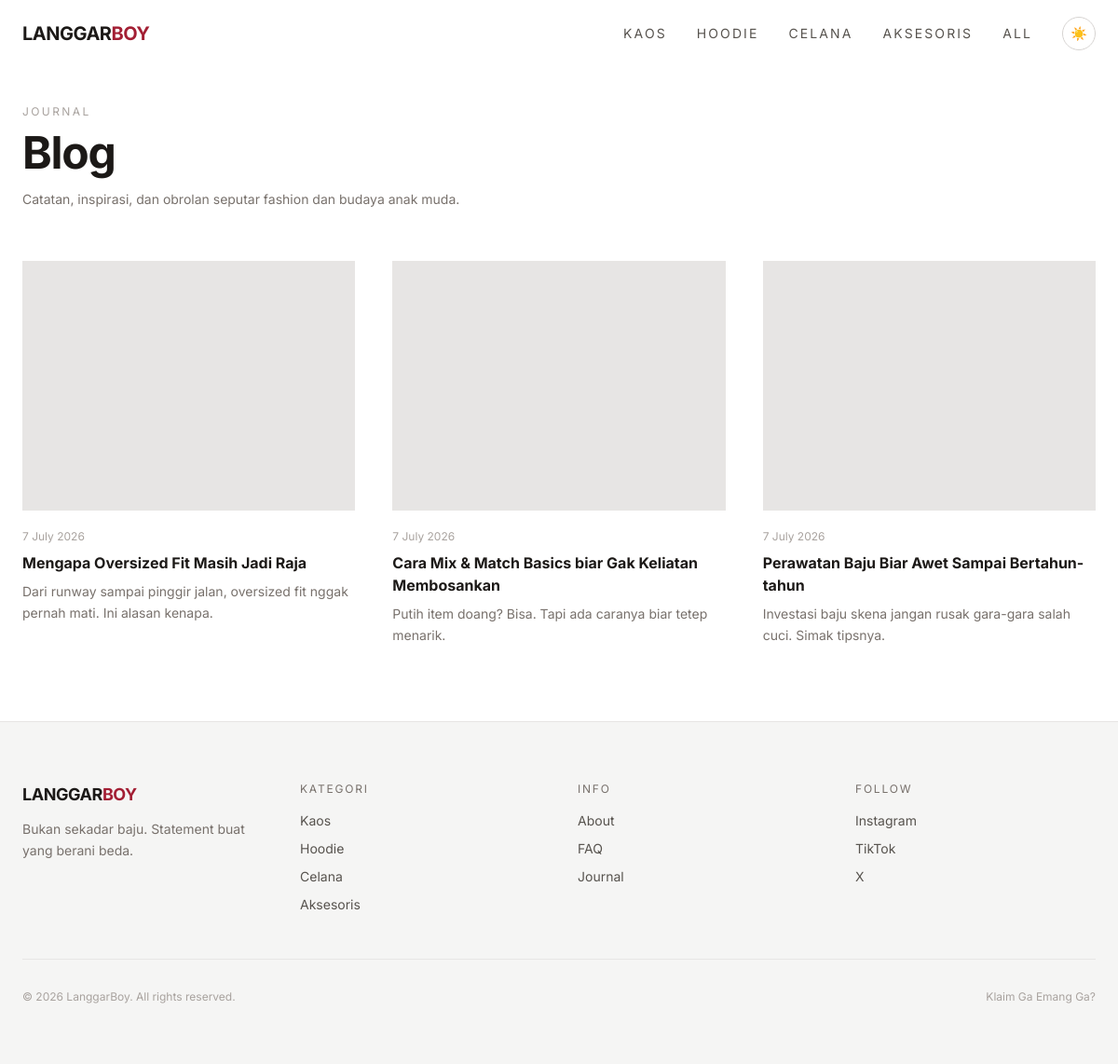
Screenshot of /blog.php with the database file from the repository.
### tables this page shows
CREATE TABLE categories (
  id INT AUTO_INCREMENT PRIMARY KEY,
  name VARCHAR(50) NOT NULL,
  slug VARCHAR(50) NOT NULL UNIQUE,
  image VARCHAR(500),
  product_count INT DEFAULT 0
);

CREATE TABLE blog_posts (
  id INT AUTO_INCREMENT PRIMARY KEY,
  title VARCHAR(200) NOT NULL,
  slug VARCHAR(200) NOT NULL UNIQUE,
  excerpt TEXT,
  content TEXT,
  image VARCHAR(500),
  created_at TIMESTAMP DEFAULT CURRENT_TIMESTAMP
);

### includes/functions.php (called while the page is built, shortened)
<?php
function getCategories() {
  $db = getDB();
  return $db->query("SELECT * FROM categories ORDER BY id")->fetch_all(MYSQLI_ASSOC);
}
function getBlogPosts() {
  $db = getDB();
  return $db->query("SELECT * FROM blog_posts ORDER BY created_at DESC")->fetch_all(MYSQLI_ASSOC);
}

### blog.php (the view, shortened to what this page needs)
<?php
require_once __DIR__ . '/includes/functions.php';
$posts = getBlogPosts();
include __DIR__ . '/includes/header.php';
?>
<div class="pt-28 pb-20">
  <div class="max-w-7xl mx-auto px-6">
    <div class="mb-14 reveal">
      <p class="text-xs uppercase tracking-[0.2em] text-stone-400 mb-3">Journal</p>
      <h1 class="text-3xl md:text-5xl font-bold tracking-tight">Blog</h1>
      <p class="mt-4 text-sm text-stone-500 dark:text-stone-400">Catatan, inspirasi, dan obrolan seputar fashion dan budaya anak muda.</p>
    </div>
    <div class="grid md:grid-cols-3 gap-10">
      <?php foreach ($posts as $i => $post): ?>
      <article class="group cursor-pointer reveal" style="transition-delay: <?= $i * 0.1 ?>s">
        <div class="aspect-[4/3] bg-stone-200 dark:bg-stone-800 overflow-hidden mb-5">
          <div class="w-full h-full bg-cover bg-center group-hover:scale-105 transition-transform duration-700" style="background-image: url('<?= $post['image'] ?>')"></div>
        </div>
        <p class="text-xs text-stone-400 mb-2"><?= date('j F Y', strtotime($post['created_at'])) ?></p>
        <h3 class="text-base font-bold mb-2 group-hover:text-stone-500 transition-colors"><?= $post['title'] ?></h3>
        <p class="text-sm text-stone-500 leading-relaxed"><?= $post['excerpt'] ?></p>
      </article>
      <?php endforeach; ?>
    </div>
  </div>
</div>
<?php include __DIR__ . '/includes/footer.php'; ?>

### includes/header.php (shortened to what this page needs)
<!DOCTYPE html>
<html lang="id">
<head>
  <script src="https://cdn.tailwindcss.com"></script>
  <link rel="stylesheet" href="<?= SITE_URL ?>/assets/css/style.css">
</head>
<body class="bg-white dark:bg-stone-950 text-stone-900 dark:text-stone-100 font-sans antialiased min-h-screen flex flex-col">
<?php require_once __DIR__ . '/navbar.php'; ?>
<main class="flex-1">

### includes/navbar.php (shortened to what this page needs)
<?php
$categories = getCategories();
?>
<header id="navbar" class="fixed top-0 left-0 right-0 z-50 transition-all duration-500 bg-transparent">
  <div class="max-w-7xl mx-auto flex items-center justify-between px-6 h-18">
    <a href="<?= SITE_URL ?>/" class="text-xl font-bold tracking-tight text-stone-900 dark:text-stone-100">
      LANGGAR<span class="text-signature">BOY</span>
    </a>
    <nav class="hidden md:flex items-center gap-8">
      <?php foreach ($categories as $cat): ?>
        <a href="<?= SITE_URL ?>/products.php?cat=<?= $cat['slug'] ?>"
           class="text-sm uppercase tracking-[0.15em] text-stone-600 dark:text-stone-400 hover:text-stone-900 dark:hover:text-stone-100 transition-colors">
          <?= $cat['name'] ?>
        </a>
      <?php endforeach; ?>
      <a href="<?= SITE_URL ?>/products.php"
         class="text-sm uppercase tracking-[0.15em] text-stone-600 dark:text-stone-400 hover:text-stone-900 dark:hover:text-stone-100 transition-colors">
        All
      </a>
      <button id="darkToggle" class="w-9 h-9 flex items-center justify-center rounded-full border border-stone-300 dark:border-stone-700 hover:bg-stone-100 dark:hover:bg-stone-800 transition-colors text-sm" aria-label="Toggle dark mode">
        <span id="darkIcon">☀️</span>
      </button>
    </nav>
  </div>
</header>

### includes/footer.php (shortened to what this page needs)
</main>
<footer class="bg-stone-100 dark:bg-stone-900 border-t border-stone-200 dark:border-stone-800">
  <div class="max-w-7xl mx-auto px-6 py-16">
    <div class="grid grid-cols-2 md:grid-cols-4 gap-10">
      <div class="col-span-2 md:col-span-1">
        <a href="<?= SITE_URL ?>/" class="text-lg font-bold tracking-tight">LANGGAR<span class="text-signature">BOY</span></a>
        <p class="mt-3 text-sm text-stone-500 dark:text-stone-400 max-w-xs leading-relaxed">Bukan sekadar baju. Statement buat yang berani beda.</p>
      </div>
      <div>
        <h4 class="text-xs uppercase tracking-[0.15em] text-stone-500 mb-4">Kategori</h4>
        <div class="flex flex-col gap-2.5">
          <a href="<?= SITE_URL ?>/products.php?cat=kaos" class="text-sm text-stone-600 dark:text-stone-400 hover:text-stone-900 transition-colors">Kaos</a>
          <a href="<?= SITE_URL ?>/products.php?cat=hoodie" class="text-sm text-stone-600 dark:text-stone-400 hover:text-stone-900 transition-colors">Hoodie</a>
          <a href="<?= SITE_URL ?>/products.php?cat=celana" class="text-sm text-stone-600 dark:text-stone-400 hover:text-stone-900 transition-colors">Celana</a>
          <a href="<?= SITE_URL ?>/products.php?cat=aksesoris" class="text-sm text-stone-600 dark:text-stone-400 hover:text-stone-900 transition-colors">Aksesoris</a>
        </div>
      </div>
      <div>
        <h4 class="text-xs uppercase tracking-[0.15em] text-stone-500 mb-4">Info</h4>
        <div class="flex flex-col gap-2.5">
          <a href="<?= SITE_URL ?>/about.php" class="text-sm text-stone-600 dark:text-stone-400 hover:text-stone-900 transition-colors">About</a>
          <a href="<?= SITE_URL ?>/faq.php" class="text-sm text-stone-600 dark:text-stone-400 hover:text-stone-900 transition-colors">FAQ</a>
          <a href="<?= SITE_URL ?>/blog.php" class="text-sm text-stone-600 dark:text-stone-400 hover:text-stone-900 transition-colors">Journal</a>
        </div>
      </div>
      <div>
        <h4 class="text-xs uppercase tracking-[0.15em] text-stone-500 mb-4">Follow</h4>
        <div class="flex flex-col gap-2.5">
          <a href="#" class="text-sm text-stone-600 dark:text-stone-400 hover:text-stone-900 transition-colors">Instagram</a>
          <a href="#" class="text-sm text-stone-600 dark:text-stone-400 hover:text-stone-900 transition-colors">TikTok</a>
          <a href="#" class="text-sm text-stone-600 dark:text-stone-400 hover:text-stone-900 transition-colors">X</a>
        </div>
      </div>
    </div>
    <div class="mt-12 pt-8 border-t border-stone-200 dark:border-stone-800 flex flex-col md:flex-row justify-between items-center gap-4 text-xs text-stone-400">
      <p>&copy; 2026 LanggarBoy. All rights reserved.</p>
      <div class="flex gap-6"><span>Klaim Ga Emang Ga?</span></div>
    </div>
  </div>
</footer>
</body>
</html>

### assets/css/style.css (style rules this page uses)
* { margin: 0; padding: 0; box-sizing: border-box; }
html, body, main, header, footer, section, div, nav, a, button, span, p, h1, h2, h3, h4, h5, input, textarea, select { transition: background-color 0.4s ease, color 0.4s ease, border-color 0.4s ease, box-shadow 0.4s ease, opacity 0.4s ease; }
.reveal { opacity: 0; transform: translateY(40px); transition: opacity 0.8s cubic-bezier(0.25, 0.1, 0.25, 1), transform 0.8s cubic-bezier(0.25, 0.1, 0.25, 1); }
.reveal.visible { opacity: 1; transform: translateY(0); }
.h-18 { height: 72px; }
.text-signature { color: #A31F34; }

### rows the page displays
categories: name "KAOS"
categories: name "HOODIE"
categories: name "CELANA"
categories: name "AKSESORIS"
blog_posts: created_at "7 July 2026", title "Mengapa Oversized Fit Masih Jadi Raja", excerpt "Dari runway sampai pinggir jalan, oversized fit nggak pernah mati. Ini alasan kenapa."
blog_posts: created_at "7 July 2026", title "Cara Mix & Match Basics biar Gak Keliatan Membosankan", excerpt "Putih item doang? Bisa. Tapi ada caranya biar tetep menarik."
blog_posts: created_at "7 July 2026", title "Perawatan Baju Biar Awet Sampai Bertahun-tahun", excerpt "Investasi baju skena jangan rusak gara-gara salah cuci. Simak tipsnya."
